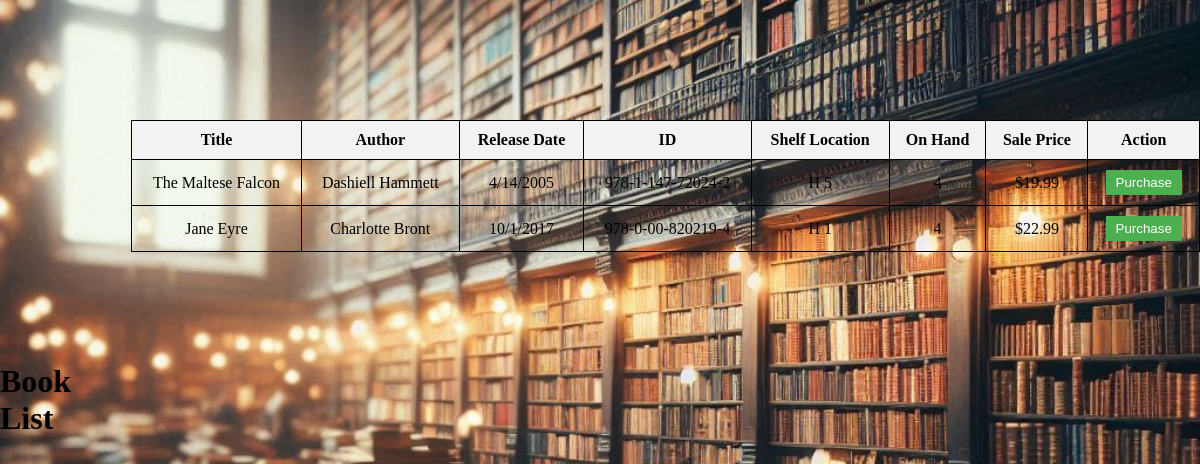
The app's page /lookup_book?bookid=202 with its own data.
### tables this page shows
CREATE TABLE "BookInventory" (
	"BookInfoID"	TEXT,
	"StockMin"	INTEGER,
	"StockMax"	INTEGER,
	"AisleLoc"	TEXT,
	"ShelfLoc"	INTEGER
, "OnHandQty"	INTEGER);

CREATE TABLE "BookInfo" (
	"Title"	TEXT NOT NULL,
	"Author"	TEXT,
	"ID"	NUMERIC,
	"Cost"	NUMERIC NOT NULL,
	"SalePrice"	NUMERIC NOT NULL,
	"ReleaseDate"	TEXT,
	PRIMARY KEY("ID")
);

### FlaskUpdate2.py (the view)
@app.route('/lookup_book', methods=['GET'])
def lookup_book():
    title = request.args.get('title', None)
    author = request.args.get('author', None)
    bookid = request.args.get('bookid', None)
    if not title and not author and not bookid:
        return render_template('error.html', message="Please provide a title, author, or ID to look up")
    conn = connect_db()
    cursor = conn.cursor()
    if title:
        query = "SELECT * FROM BookInfo INNER JOIN BookInventory ON BookInfo.ID = BookInventory.BookInfoID WHERE title LIKE ?"
        cursor.execute(query, ('%' + title + '%',))
    elif author:
        query = "SELECT * FROM BookInfo INNER JOIN BookInventory ON BookInfo.ID = BookInventory.BookInfoID WHERE author LIKE ?"
        cursor.execute(query, ('%' + author + '%',))
    elif bookid:
        query = "SELECT * FROM BookInfo INNER JOIN BookInventory ON BookInfo.ID = BookInventory.BookInfoID WHERE ID LIKE ?"
        cursor.execute(query, ('%' + bookid + '%',))
    rows = cursor.fetchall()
    conn.close()
    if rows:
        auth_level = session.get('auth_level', 'Customer')
        return render_template('book_list.html', books=rows, auth_level=auth_level)
    else:
        return render_template('error.html', message="No books found")

### FlaskUpdate2.py (called while the page is built)
def connect_db():
    logging.debug("Connecting to the Database")
    conn = sqlite3.connect('CTUTeamProject.db')
    conn.row_factory = sqlite3.Row  # This allows us to return rows as dictionaries
    return conn

@app.template_filter('currency')
def currency_filter(value):
    return "${:,.2f}".format(value)

### templates/book_list.html (shortened to what this page needs)
<!DOCTYPE html>
<html>
<head>
</head>
<body>
    <h1>Book List</h1>
    <div class="table-container">
        <table>
            <tr>
                <th>Title</th>
                <th>Author</th>
                <th>Release Date</th>
                <th>ID</th>
                <th>Shelf Location</th>
                <th>On Hand</th>
                <th>Sale Price</th>
                <th>Action</th>
            </tr>
            {% for book in books %}
            <tr>
                <td>{{ book.Title }}</td>
                <td>{{ book.Author }}</td>
                <td>{{ book['ReleaseDate'] }}</td>
                <td>{{ book.ID }}</td>
                <td>{{ book['AisleLoc'] }} {{ book['ShelfLoc'] }}</td>
                <td>{{ book['OnHandQty'] }}</td>
                <td>{{ book.SalePrice | currency }}</td>
                <td>
                    {% if book['OnHandQty'] > 0 %}
                    <button class="sell-button" data-bookid="{{ book.id }}">
                        {{ 'Purchase' if auth_level == 'Customer' else 'Sell' }}
                    </button>
                    {% else %}
                    <button class="sell-button" data-bookid="{{ book.id }}">
                        Order
                    </button>
                    {% endif %}
                </td>
            </tr>
            {% endfor %}
        </table>
    </div>
</body>
</html>

### records on screen
BookInventory: Title "The Maltese Falcon", Author "Dashiell Hammett", ReleaseDate "4/14/2005", ID "978-1-147-72024-2", AisleLoc "H", ShelfLoc "5", OnHandQty "4", SalePrice "$19.99", value "Purchase"
BookInventory: Title "Jane Eyre", Author "Charlotte Bront", ReleaseDate "10/1/2017", ID "978-0-00-820219-4", AisleLoc "H", ShelfLoc "1", OnHandQty "4", SalePrice "$22.99", value "Purchase"
